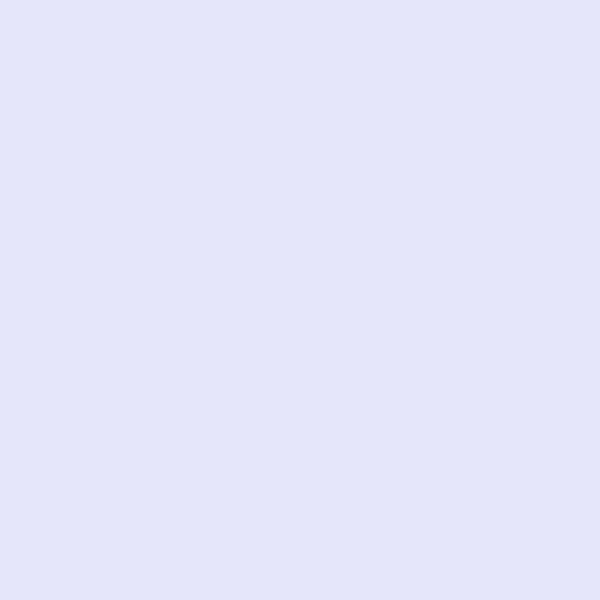
Frame 1 (no input)
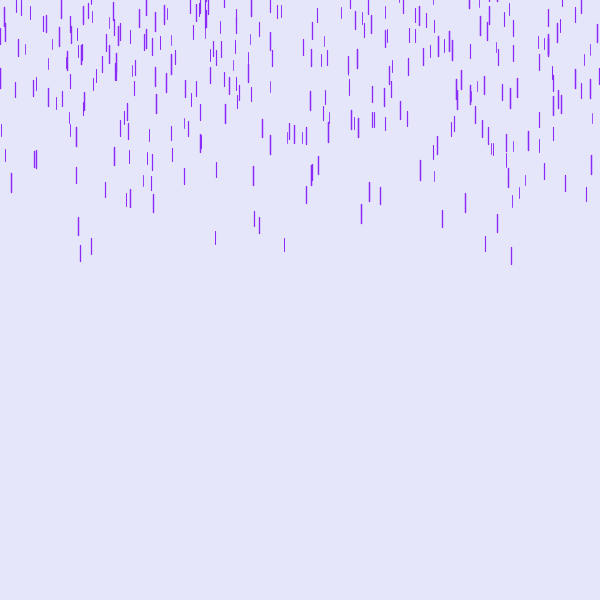
Frame 60 (the mouse pressed at the canvas centre just before this capture)
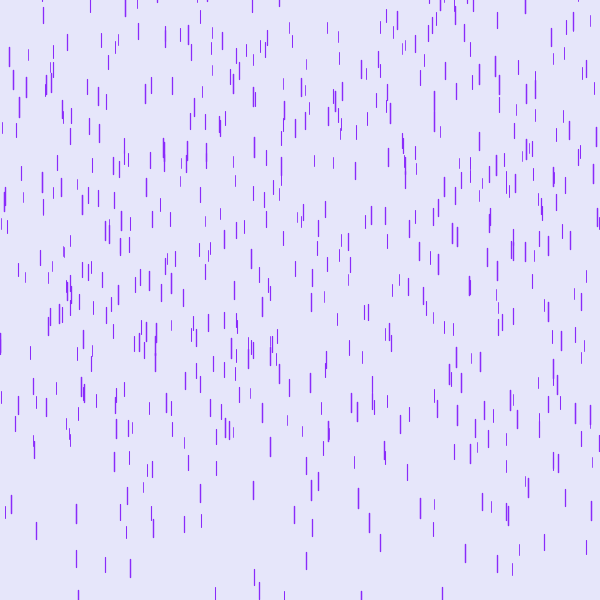
Frame 120 (the mouse held since frame 60 and released just before this capture)

The Processing sketch that drew these frames (run headless with seeded random() and noise(); from frame 60 on, the mouse is pressed at the canvas centre):

// Processing sketch: PurpleRain
// ── PurpleRain.pde
Drop[] obj = new Drop[700];
void setup(){
  surface.setSize(600,600);
  for (int i = 0; i < obj.length; i++){
    obj[i] = new Drop(); 
  }
}
void draw(){
  background(230,230,250);
  for (int i = 0; i < obj.length; i++){
    obj[i].fall();
    obj[i].show();
  }
}
// ── Drop.pde
class Drop{
  float x = random(width);
  float y = random(-400,-100);
  float speed = random(1,6);
  float len = random(10,20);
  float thick = len * 0.08;
  float gravity = len * 0.0003;
 
   void fall(){
     y = y + speed;
     speed = speed + gravity;     
     if (y > height){
       y = random(-200,-100);
       float speed = random(1,6);
     }
   }
  void show(){
    strokeWeight(thick);
    stroke(138, 43, 250);
    line(x, y, x, y + len);
    
  }
}
